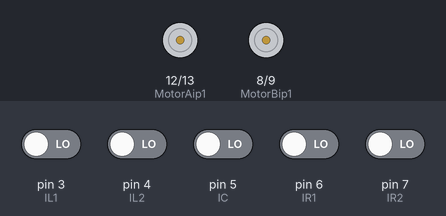
Simulated run of this sketch. Board: Arduino Uno, built with avr-gcc and run on an emulated ATmega328P. Parts: motor-driver pin pairs drawn as motors (green arrow = first pin HIGH = forward, orange = second pin HIGH = backward, longer = more drive, scaled by the enable pin). The test bench sets the inputs (shaded band); at power-on: pin 3 (IL1), pin 4 (IL2), pin 5 (IC), pin 6 (IR1), pin 7 (IR2) LOW.

Above: at 1.2 s.
1.3 s: pin 3 (IL1) driven HIGH
At 2.4 s:
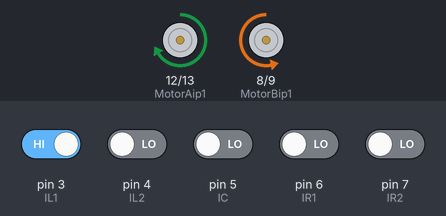
2.8 s: pin 5 (IC) driven HIGH
At 3.6 s:
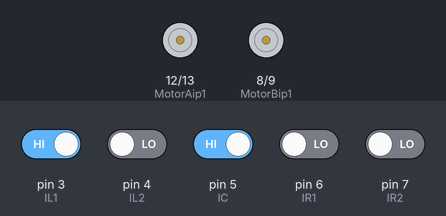
4.3 s: pin 5 (IC) driven LOW
At 4.6 s:
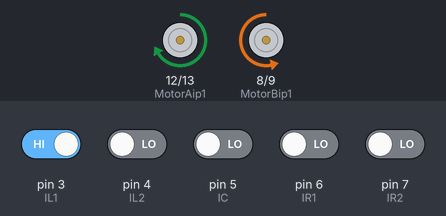
5.8 s: pin 3 (IL1) driven LOW
At 7.0 s:
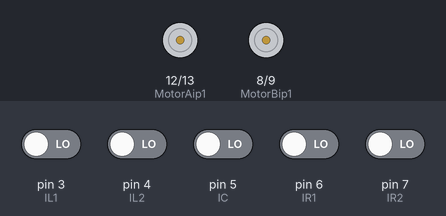
7.3 s: pin 7 (IR2) driven HIGH
At 8.1 s:
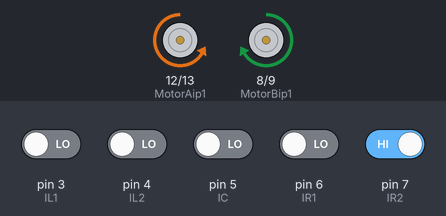
Timing chart, 0 to 9.8 s (numbered marks = the images above; inputs shaded):
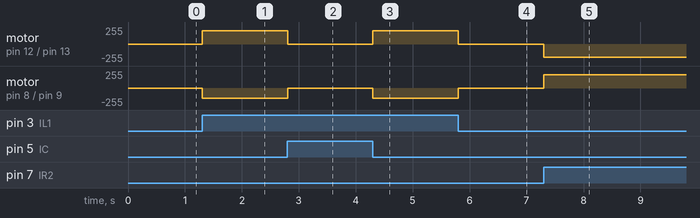

Measured:
- after the input at 1.3 s, motor on pin 12 (MotorAip1) / pin 13 (MotorAip2): stopped → forward 200/255 at once; motor on pin 8 (MotorBip1) / pin 9 (MotorBip2): stopped → backward 150/255 at once
- after the input at 2.8 s, motor on pin 12 (MotorAip1) / pin 13 (MotorAip2): forward 200/255 → stopped at once; motor on pin 8 (MotorBip1) / pin 9 (MotorBip2): backward 150/255 → stopped at once
- after the input at 4.3 s, motor on pin 12 (MotorAip1) / pin 13 (MotorAip2): stopped → forward 200/255 at once; motor on pin 8 (MotorBip1) / pin 9 (MotorBip2): stopped → backward 150/255 at once
- after the input at 5.8 s, motor on pin 12 (MotorAip1) / pin 13 (MotorAip2): forward 200/255 → stopped at once; motor on pin 8 (MotorBip1) / pin 9 (MotorBip2): backward 150/255 → stopped at once
- after the input at 7.3 s, motor on pin 12 (MotorAip1) / pin 13 (MotorAip2): stopped → backward 200/255 at once; motor on pin 8 (MotorBip1) / pin 9 (MotorBip2): stopped → forward 200/255 at once

The sketch:

LINE.ino
```cpp
// Black Line Follower
int IL1=3;
int IL2=4;
int IC=5;
int IR1=6;
int IR2=7;
// motor one
int enA = 11;    //left motor
int MotorAip1=12;
int MotorAip2=13;
// motor two
int enB = 10;    //Right motor
int MotorBip1=8;
int MotorBip2=9;
void setup()
{
  // put your setup code here, to run once:
  pinMode(enA, OUTPUT);
  pinMode(enB, OUTPUT);
  pinMode(IL1,INPUT);
  pinMode(IL2,INPUT);
  pinMode(IR1,INPUT);
  pinMode(IR2,INPUT);
  pinMode(MotorAip1,OUTPUT);
  pinMode(MotorAip2,OUTPUT);
  pinMode(MotorBip1,OUTPUT);
  pinMode(MotorBip2,OUTPUT);
}
void loop()
{
   if(digitalRead(IL1)==HIGH && digitalRead(IL2)==HIGH && digitalRead(IC)==HIGH && digitalRead(IR1)==HIGH && digitalRead(IR2)==HIGH)
   //IR will not glow on black line
  {
    //Stop both Motors
    digitalWrite(MotorAip1,LOW);
    digitalWrite(MotorAip2,LOW);
    digitalWrite(MotorBip1,LOW);
    digitalWrite(MotorBip2,LOW);
   analogWrite (enA, 0);
   analogWrite (enB, 0);
  }

  else if(digitalRead(IL1)==HIGH && digitalRead(IL2)==HIGH && digitalRead(IC)==LOW &&digitalRead(IR1)==HIGH && digitalRead(IR2)==HIGH)
  {
    //Move both the Motors
    digitalWrite(MotorAip1,LOW);
    digitalWrite(MotorAip2,HIGH);
    digitalWrite(MotorBip1,LOW);
    digitalWrite(MotorBip2,HIGH);
    analogWrite (enA, 200);
    analogWrite (enB, 200);
  }

  else if((digitalRead(IL1)==HIGH && digitalRead(IL2)==LOW && digitalRead(IC)==HIGH && digitalRead(IR1)==HIGH && digitalRead(IR2)==HIGH)||
  (digitalRead(IL1)==LOW && digitalRead(IL2)==HIGH && digitalRead(IC)==HIGH && digitalRead(IR1)==HIGH && digitalRead(IR2)==HIGH)||
  (digitalRead(IL1)==LOW && digitalRead(IL2)==LOW && digitalRead(IC)==HIGH && digitalRead(IR1)==HIGH && digitalRead(IR2)==HIGH)||
  (digitalRead(IL1)==LOW && digitalRead(IL2)==LOW && digitalRead(IC)==LOW && digitalRead(IR1)==HIGH && digitalRead(IR2)==HIGH)||
  (digitalRead(IL1)==LOW && digitalRead(IL2)==LOW && digitalRead(IC)==LOW && digitalRead(IR1)==LOW && digitalRead(IR2)==HIGH))
  {
     //Tilt robot towards left by stopping the left wheel and moving the right one

    digitalWrite(MotorAip1,LOW);
    digitalWrite(MotorAip2,HIGH);
    digitalWrite(MotorBip1,HIGH);
    digitalWrite(MotorBip2,LOW);
    analogWrite (enA, 150);
    analogWrite (enB, 200);
   delay(100);
  }

  else if((digitalRead(IL1)==HIGH && digitalRead(IL2)==HIGH && digitalRead(IC)==HIGH && digitalRead(IR1)==LOW && digitalRead(IR2)==HIGH)||
  (digitalRead(IL1)==HIGH && digitalRead(IL2)==HIGH && digitalRead(IC)==HIGH && digitalRead(IR1)==HIGH && digitalRead(IR2)==LOW)||
  (digitalRead(IL1)==HIGH && digitalRead(IL2)==HIGH && digitalRead(IC)==HIGH && digitalRead(IR1)==LOW && digitalRead(IR2)==LOW)||
  (digitalRead(IL1)==HIGH && digitalRead(IL2)==HIGH && digitalRead(IC)==LOW && digitalRead(IR1)==LOW && digitalRead(IR2)==LOW)||
  (digitalRead(IL1)==HIGH && digitalRead(IL2)==LOW && digitalRead(IC)==LOW && digitalRead(IR1)==LOW && digitalRead(IR2)==LOW))
  {
    //Tilt robot towards left by stopping the right wheel and moving the left one
    digitalWrite(MotorAip1,HIGH);
    digitalWrite(MotorAip2,LOW);
    digitalWrite(MotorBip1,LOW);
    digitalWrite(MotorBip2,HIGH);
    analogWrite (enA, 200);
    analogWrite (enB, 150);
    delay(100);

  }

  else
  {
    //Stop both the motors
    digitalWrite(MotorAip1,LOW);
    digitalWrite(MotorAip2,LOW);
    digitalWrite(MotorBip1,LOW);
    digitalWrite(MotorBip2,LOW);
    analogWrite (enA, 0);
   analogWrite (enB, 0);
  }
}
```
